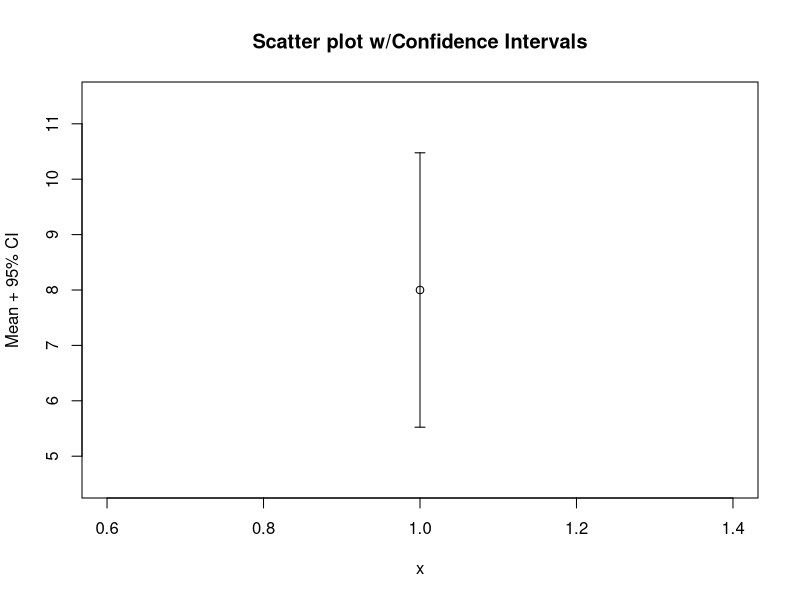
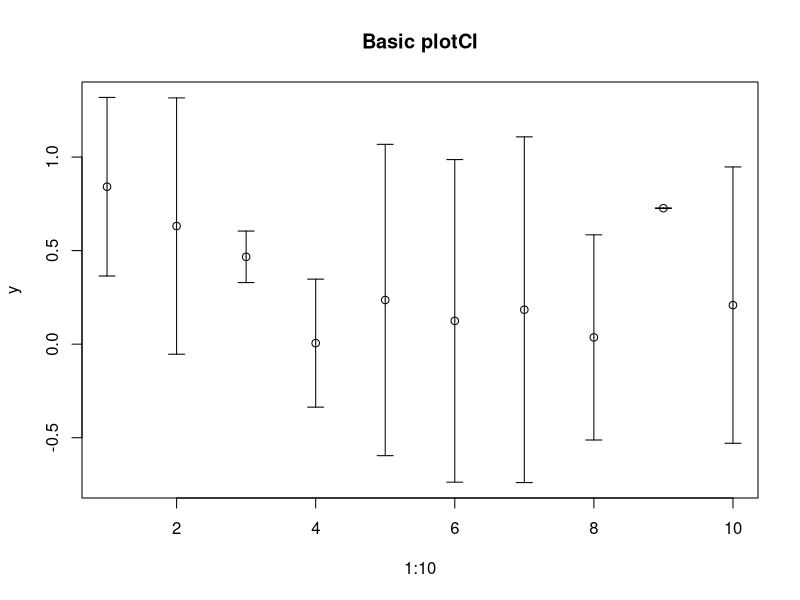

These figures' R source, in order:
# -------------------------------------------------------------------------------
# This sample code shows how to create a basic graph with 95% confidence interval 
# bars.  Note: the CI calculation is  t * sdev / sqrt(N).  Of course, t is the t 
# table value for a given degree of freedom (DF), calculated as N - 1.
# -------------------------------------------------------------------------------

# Generate a vector of numbers.

tmp <- c(1,2,3,4,5,6,7,8,9,10,11,12,13,14,15)

# The t-test function calculates confidence intervals. 

t_test <- t.test(tmp)

ci_low  <- t_test$conf.int[1]
ci_high <- t_test$conf.int[2]

tmp_mean <- mean(tmp)

x <- 1

# Plot the mean...

plot(x, tmp_mean,
     ylab = 'Mean + 95% CI',
     main = 'Scatter plot w/Confidence Intervals',
     ylim = range(c(ci_high + 1, ci_low - 1)))

# ... and overlay with it confidence interval (CI) bars using the arrow() function.

arrows(x, ci_low, x, ci_high, length = 0.05, angle = 90, code = 3)

# -------------------------------------------------------------------------------
# The plotrix library provides a variety of functions for generating CI plots.
# -------------------------------------------------------------------------------

library(plotrix)

# Generate two vectors of numbers from a uniform distribution...

y   <- runif(10)
err <- runif(10)

# ... and then plot.

plotCI(1:10, y, err, main = 'Basic plotCI')



 